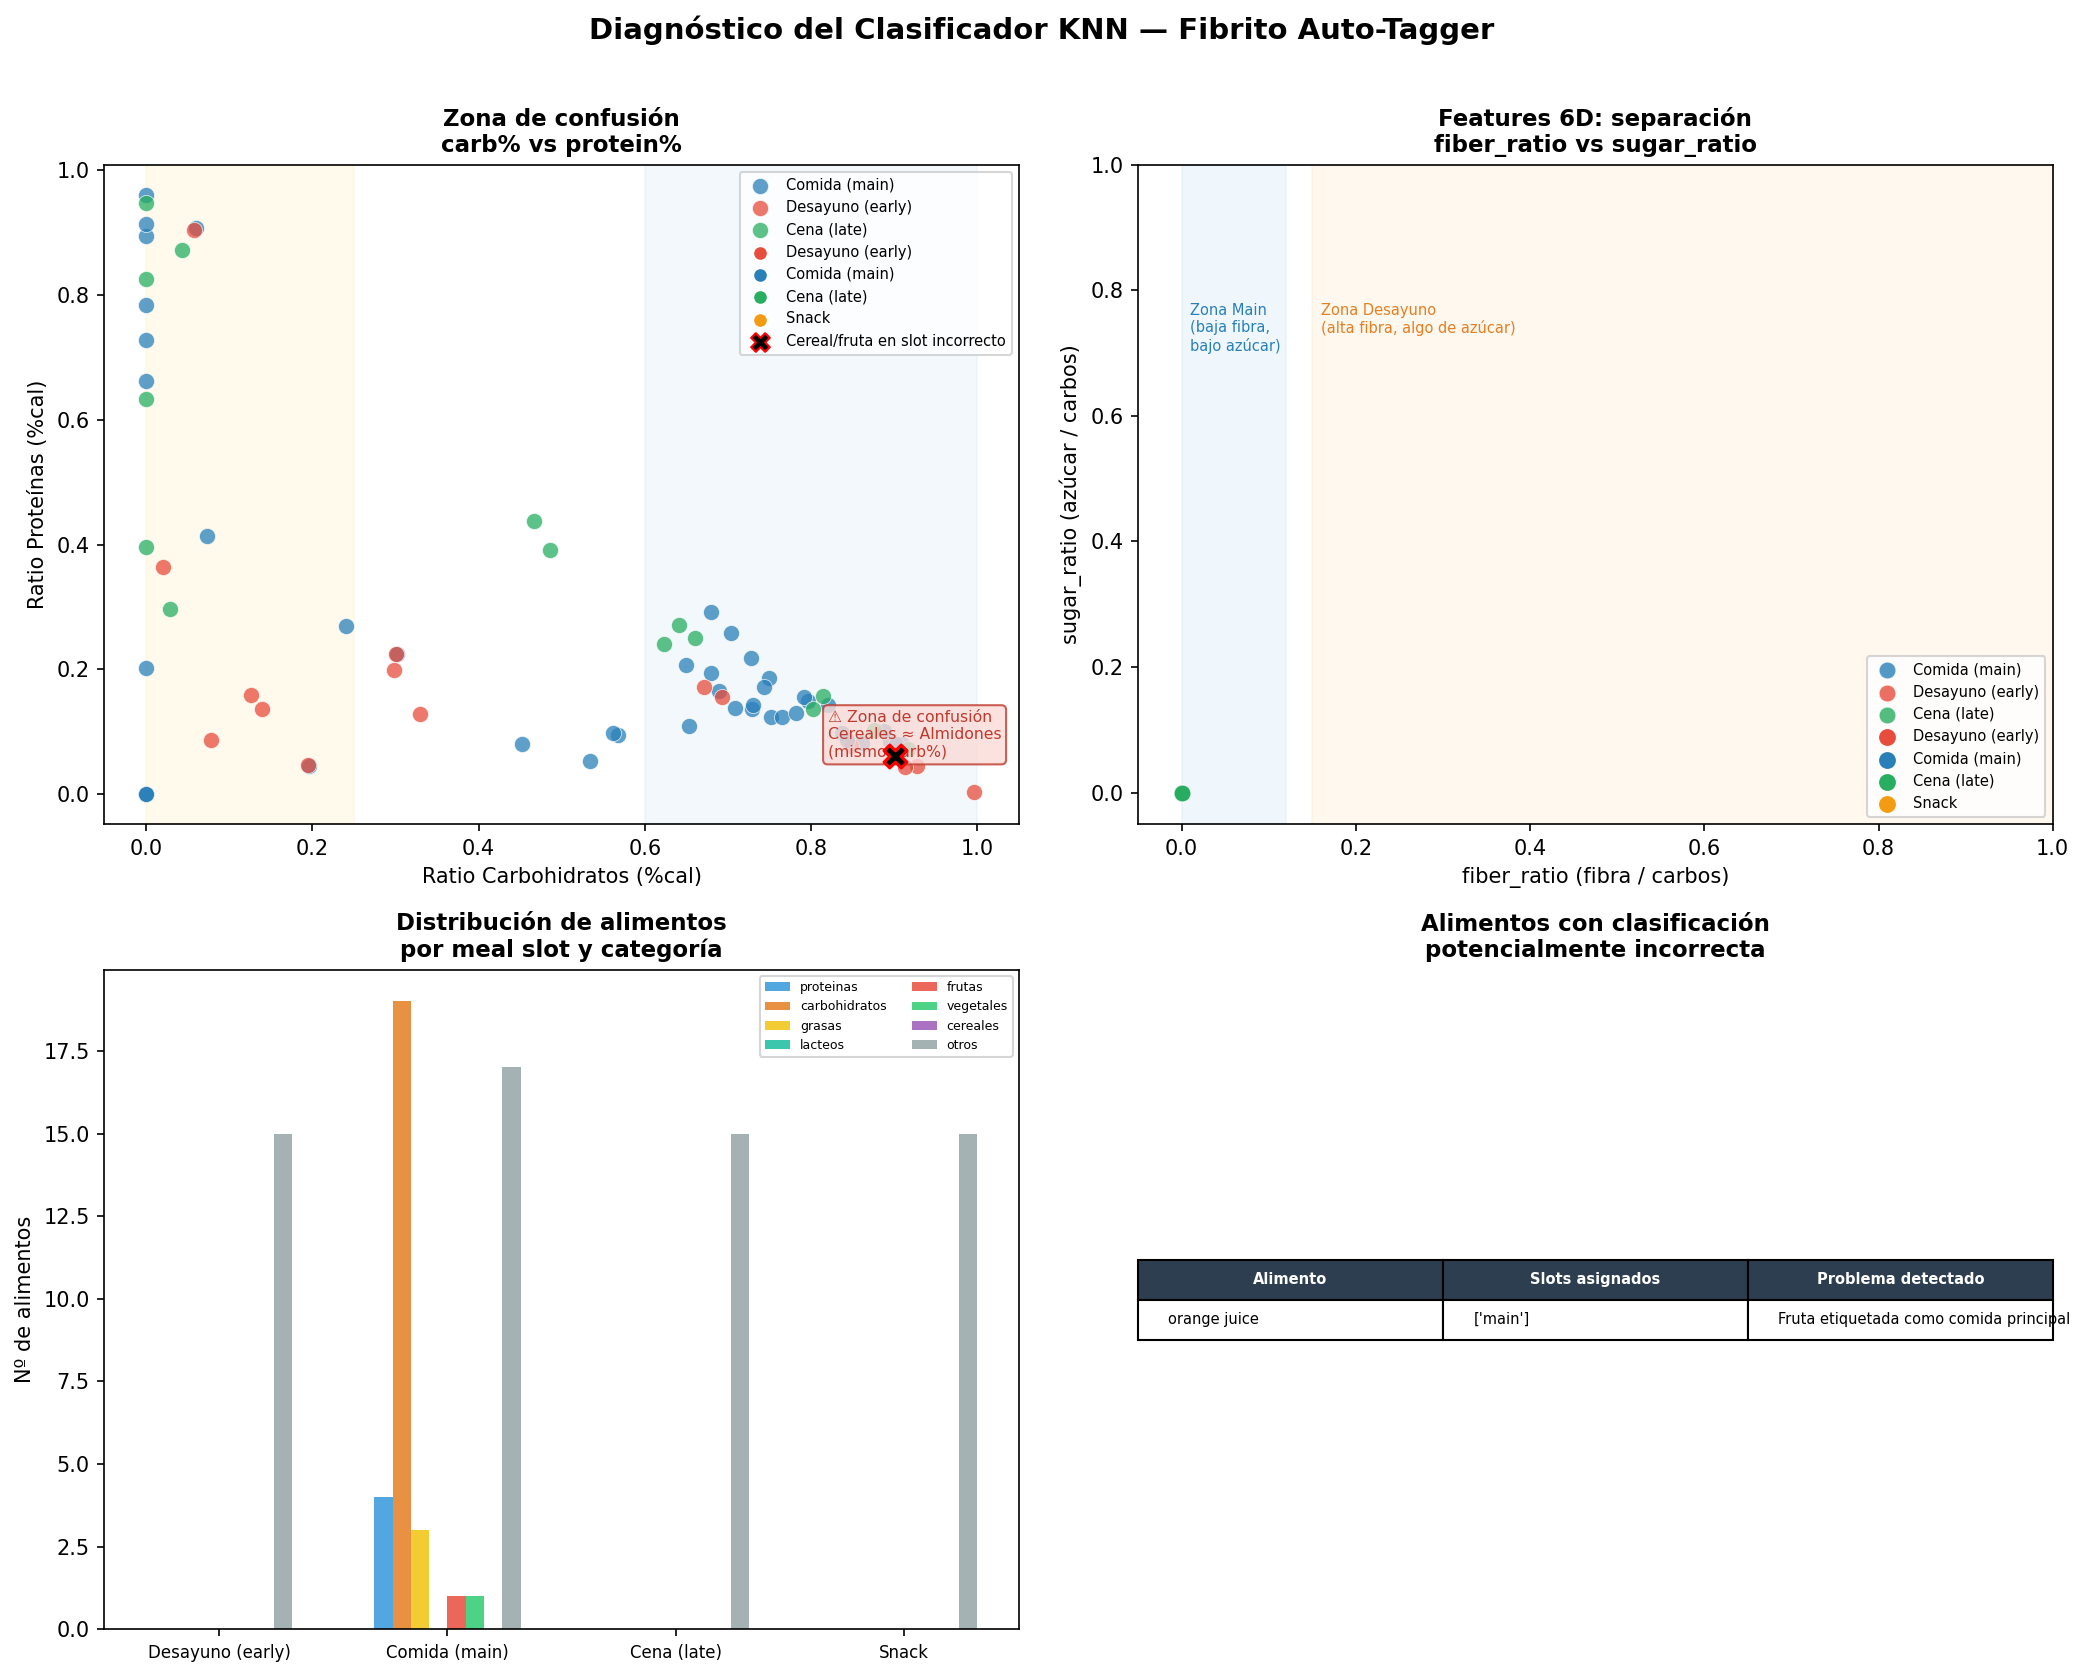

The script that saved this image:
"""Plot diagnóstico del clasificador KNN de alimentos.

Genera 4 subplots que explican visualmente:
  1. Espacio 2D (carb% vs protein%) — zona de confusión entre cereales y almidones
  2. Espacio 2D mejorado (sugar_ratio vs fiber_ratio) — cómo las features 6D los separan
  3. Distribución de alimentos por meal slot en el catálogo actual de MongoDB
  4. "Alertas": alimentos que pueden estar mal clasificados (cereales en main, etc.)
"""

import os
import sys

os.environ["MONGODB_URL"] = "mongodb://localhost:27017"
sys.path.insert(0, os.path.dirname(os.path.abspath(__file__)))

import matplotlib.patches as mpatches
import matplotlib.pyplot as plt
import numpy as np

from app.core.database import get_database
from app.services.food_classifier_service import (
    _extract_features,
    load_or_train_classifier,
    predict_suitable_meals,
)

# ---------------------------------------------------------------------------
# Paleta de colores por slot
# ---------------------------------------------------------------------------
SLOT_COLORS = {
    "early":  "#E74C3C",   # Rojo
    "main":   "#2980B9",   # Azul
    "late":   "#27AE60",   # Verde
    "snack":  "#F39C12",   # Naranja
}
SLOT_LABELS = {
    "early": "Desayuno (early)",
    "main":  "Comida (main)",
    "late":  "Cena (late)",
    "snack": "Snack",
}


def _primary_slot(meals: list[str]) -> str:
    """Slot principal para colorear (orden de prioridad visual)."""
    for slot in ("early", "snack", "late", "main"):
        if slot in meals:
            return slot
    return "main"


def _load_all_foods(db) -> list[dict]:
    """Carga todos los alimentos etiquetados de MongoDB."""
    return list(db.foods_catalog.find(
        {"suitable_meals": {"$exists": True, "$not": {"$size": 0}}}
    ))


def plot_macro_confusion_zone(ax, foods: list[dict]) -> None:
    """Plot 1: carb% vs protein% — zona de confusión entre cereales y almidones."""
    ax.set_title("Zona de confusión\ncarb% vs protein%", fontsize=11, fontweight="bold")

    # Fondo con anotación de la zona problemática
    ax.axvspan(0.0, 0.25, color="#FFF3CD", alpha=0.4, label="_zona proteína")
    ax.axvspan(0.6, 1.0, color="#D6EAF8", alpha=0.3, label="_zona carbos")

    legend_slots: set[str] = set()
    problem_foods: list[dict] = []

    for food in foods:
        feats = _extract_features(food)
        protein_ratio, _, carb_ratio = feats[0], feats[1], feats[2]
        meals = food.get("suitable_meals", [])
        slot = _primary_slot(meals)
        category = food.get("category", "otros")

        color = SLOT_COLORS.get(slot, "gray")
        label = SLOT_LABELS.get(slot, slot) if slot not in legend_slots else "_nolegend_"
        legend_slots.add(slot)

        # Detectar alimentos problemáticos: cereal/fruta etiquetado como "main"
        is_problem = (
            category in ("cereales", "frutas", "lacteos")
            and "main" in meals
            and "early" not in meals
        )

        if is_problem:
            problem_foods.append(food)
            ax.scatter(carb_ratio, protein_ratio, c="black", s=120,
                       marker="X", zorder=5, edgecolors="red", linewidths=1.5)
        else:
            ax.scatter(carb_ratio, protein_ratio, c=color, s=60,
                       alpha=0.75, edgecolors="white", linewidths=0.4, label=label)

    # Anotación de la zona de confusión
    ax.annotate(
        "⚠ Zona de confusión\nCereales ≈ Almidones\n(mismo carb%)",
        xy=(0.82, 0.06), fontsize=7.5, color="#C0392B",
        bbox=dict(boxstyle="round,pad=0.3", fc="#FADBD8", ec="#C0392B", alpha=0.8),
    )

    ax.set_xlabel("Ratio Carbohidratos (%cal)")
    ax.set_ylabel("Ratio Proteínas (%cal)")

    for slot in ("early", "main", "late", "snack"):
        ax.scatter([], [], c=SLOT_COLORS[slot], s=50,
                   label=SLOT_LABELS[slot], edgecolors="white")
    ax.scatter([], [], c="black", marker="X", s=80,
               label="Cereal/fruta en slot incorrecto", edgecolors="red")
    ax.legend(fontsize=7, loc="upper right")


def plot_6d_separation(ax, foods: list[dict]) -> None:
    """Plot 2: sugar_ratio vs fiber_ratio — cómo las features 6D separan cereales de almidones."""
    ax.set_title("Features 6D: separación\nfiber_ratio vs sugar_ratio", fontsize=11, fontweight="bold")

    # Regiones esperadas
    ax.axvspan(0.15, 1.5, color="#FDEBD0", alpha=0.35)
    ax.text(0.16, 0.78, "Zona Desayuno\n(alta fibra, algo de azúcar)",
            fontsize=7, color="#E67E22", va="top")
    ax.axvspan(0.0, 0.12, color="#D6EAF8", alpha=0.35)
    ax.text(0.01, 0.78, "Zona Main\n(baja fibra,\nbajo azúcar)",
            fontsize=7, color="#2980B9", va="top")

    legend_slots: set[str] = set()
    for food in foods:
        feats = _extract_features(food)
        fiber_ratio = feats[3]
        sugar_ratio = feats[4]
        meals = food.get("suitable_meals", [])
        slot = _primary_slot(meals)
        name = food.get("name", "")[:18]

        color = SLOT_COLORS.get(slot, "gray")
        label = SLOT_LABELS.get(slot, slot) if slot not in legend_slots else "_nolegend_"
        legend_slots.add(slot)

        ax.scatter(fiber_ratio, sugar_ratio, c=color, s=65,
                   alpha=0.8, edgecolors="white", linewidths=0.4, label=label)

        # Anotar cereales y frutas (los que tienen estos datos)
        category = food.get("category", "")
        if category in ("cereales", "frutas") and (fiber_ratio > 0.05 or sugar_ratio > 0.05):
            ax.annotate(name, (fiber_ratio, sugar_ratio),
                        textcoords="offset points", xytext=(4, 3),
                        fontsize=6, color="gray")

    ax.set_xlabel("fiber_ratio (fibra / carbos)")
    ax.set_ylabel("sugar_ratio (azúcar / carbos)")
    ax.set_xlim(-0.05, 1.0)
    ax.set_ylim(-0.05, 1.0)

    for slot in ("early", "main", "late", "snack"):
        ax.scatter([], [], c=SLOT_COLORS[slot], s=50, label=SLOT_LABELS[slot])
    ax.legend(fontsize=7, loc="lower right")


def plot_slot_distribution(ax, foods: list[dict]) -> None:
    """Plot 3: Barras de cuántos alimentos hay por slot y categoría."""
    ax.set_title("Distribución de alimentos\npor meal slot y categoría", fontsize=11, fontweight="bold")

    slots = ["early", "main", "late", "snack"]
    categories = ["proteinas", "carbohidratos", "grasas", "lacteos", "frutas", "vegetales", "cereales", "otros"]
    cat_colors = {
        "proteinas":     "#3498DB",
        "carbohidratos": "#E67E22",
        "grasas":        "#F1C40F",
        "lacteos":       "#1ABC9C",
        "frutas":        "#E74C3C",
        "vegetales":     "#2ECC71",
        "cereales":      "#9B59B6",
        "otros":         "#95A5A6",
    }

    # Contar alimentos por slot × categoría
    counts: dict[str, dict[str, int]] = {slot: {cat: 0 for cat in categories} for slot in slots}
    for food in foods:
        cat = food.get("category", "otros")
        if cat not in categories:
            cat = "otros"
        for slot in food.get("suitable_meals", []):
            if slot in counts:
                counts[slot][cat] = counts[slot].get(cat, 0) + 1

    x = np.arange(len(slots))
    bar_width = 0.08
    offsets = np.linspace(-(len(categories) - 1) * bar_width / 2,
                          (len(categories) - 1) * bar_width / 2, len(categories))

    for i, cat in enumerate(categories):
        vals = [counts[slot][cat] for slot in slots]
        ax.bar(x + offsets[i], vals, width=bar_width,
               color=cat_colors[cat], label=cat, alpha=0.85)

    ax.set_xticks(x)
    ax.set_xticklabels([SLOT_LABELS[s] for s in slots], fontsize=8)
    ax.set_ylabel("Nº de alimentos")
    ax.legend(fontsize=6, ncol=2, loc="upper right")


def plot_problem_table(ax, foods: list[dict]) -> None:
    """Plot 4: Tabla de alimentos potencialmente mal clasificados."""
    ax.set_title("Alimentos con clasificación\npotencialmente incorrecta", fontsize=11, fontweight="bold")
    ax.axis("off")

    SUSPICIOUS_COMBOS = [
        # (categoría, slot problemático, mensaje)
        ("cereales", "main", "Cereal de desayuno etiquetado como comida"),
        ("frutas",   "main", "Fruta etiquetada como comida principal"),
        ("lacteos",  "main", "Lácteo etiquetado solo como comida (sin early)"),
        ("proteinas","early","Proteína pesada solo en desayuno (sin main/late)"),
    ]

    problems: list[tuple[str, str, str]] = []
    for food in foods:
        name = food.get("name", "")[:30]
        cat = food.get("category", "otros")
        meals = food.get("suitable_meals", [])
        for check_cat, check_slot, msg in SUSPICIOUS_COMBOS:
            if cat == check_cat and check_slot in meals:
                if check_slot == "main" and "early" not in meals:
                    problems.append((name, str(meals), msg))
                elif check_slot == "early" and "main" not in meals and "late" not in meals:
                    problems.append((name, str(meals), msg))

    if not problems:
        ax.text(0.5, 0.5, "Sin clasificaciones sospechosas detectadas\nen el catálogo actual.",
                ha="center", va="center", fontsize=10, color="green",
                transform=ax.transAxes)
        return

    col_labels = ["Alimento", "Slots asignados", "Problema detectado"]
    table_data = problems[:12]  # Máximo 12 filas

    table = ax.table(
        cellText=table_data,
        colLabels=col_labels,
        loc="center",
        cellLoc="left",
    )
    table.auto_set_font_size(False)
    table.set_fontsize(7)
    table.scale(1, 1.4)

    for (row, col), cell in table.get_celld().items():
        if row == 0:
            cell.set_facecolor("#2C3E50")
            cell.set_text_props(color="white", fontweight="bold")
        elif row % 2 == 0:
            cell.set_facecolor("#F8F9FA")

    if len(problems) > 12:
        ax.text(0.5, 0.02, f"... y {len(problems) - 12} más",
                ha="center", fontsize=7, color="gray", transform=ax.transAxes)


def generate_diagnostic_plots(db) -> str:
    print("[Diagnóstico] Cargando alimentos de MongoDB...")
    foods = _load_all_foods(db)
    print(f"[Diagnóstico] {len(foods)} alimentos etiquetados encontrados.")

    if not foods:
        print("[Diagnóstico] Sin datos — ejecuta populate_foods.py primero.")
        return ""

    fig, axes = plt.subplots(2, 2, figsize=(14, 11))
    fig.suptitle(
        "Diagnóstico del Clasificador KNN — Fibrito Auto-Tagger",
        fontsize=14, fontweight="bold", y=1.01,
    )

    plot_macro_confusion_zone(axes[0, 0], foods)
    plot_6d_separation(axes[0, 1], foods)
    plot_slot_distribution(axes[1, 0], foods)
    plot_problem_table(axes[1, 1], foods)

    plt.tight_layout()
    out_path = os.path.join(os.path.dirname(os.path.abspath(__file__)), "diagnostic_plot.png")
    plt.savefig(out_path, dpi=150, bbox_inches="tight")
    print(f"[Diagnóstico] Plot guardado en: {out_path}")
    return out_path


if __name__ == "__main__":
    db = get_database()

    print("[Diagnóstico] Entrenando / cargando clasificador...")
    load_or_train_classifier(db)

    path = generate_diagnostic_plots(db)

    # Resumen de texto también
    print("\n--- Resumen rápido de clasificaciones ---")
    foods = _load_all_foods(db)
    slot_counts: dict[str, int] = {}
    for food in foods:
        for slot in food.get("suitable_meals", []):
            slot_counts[slot] = slot_counts.get(slot, 0) + 1

    for slot, count in sorted(slot_counts.items()):
        label = SLOT_LABELS.get(slot, slot)
        print(f"  {label:25s}: {count:3d} alimentos")
